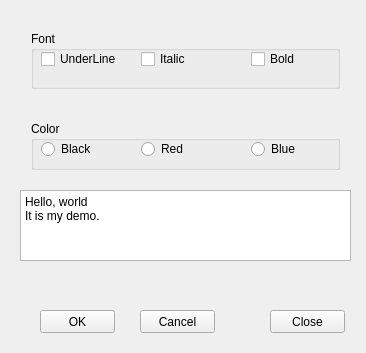
<?xml version="1.0" encoding="UTF-8"?>
<ui version="4.0">
 <class>Widget</class>
 <widget class="QWidget" name="Widget">
  <property name="geometry">
   <rect>
    <x>0</x>
    <y>0</y>
    <width>366</width>
    <height>353</height>
   </rect>
  </property>
  <property name="windowTitle">
   <string>Widget</string>
  </property>
  <widget class="QPushButton" name="btnClose">
   <property name="geometry">
    <rect>
     <x>270</x>
     <y>310</y>
     <width>75</width>
     <height>23</height>
    </rect>
   </property>
   <property name="text">
    <string>Close</string>
   </property>
  </widget>
  <widget class="QWidget" name="horizontalLayoutWidget">
   <property name="geometry">
    <rect>
     <x>20</x>
     <y>20</y>
     <width>331</width>
     <height>80</height>
    </rect>
   </property>
   <layout class="QHBoxLayout" name="horizontalLayout_2">
    <item>
     <widget class="QGroupBox" name="groupBoxFont">
      <property name="title">
       <string>Font</string>
      </property>
      <widget class="QCheckBox" name="checkBoxUnder">
       <property name="geometry">
        <rect>
         <x>10</x>
         <y>20</y>
         <width>81</width>
         <height>16</height>
        </rect>
       </property>
       <property name="text">
        <string>UnderLine</string>
       </property>
      </widget>
      <widget class="QCheckBox" name="checkBoxItalic">
       <property name="geometry">
        <rect>
         <x>110</x>
         <y>20</y>
         <width>71</width>
         <height>16</height>
        </rect>
       </property>
       <property name="text">
        <string>Italic</string>
       </property>
      </widget>
      <widget class="QCheckBox" name="checkBoxBold">
       <property name="geometry">
        <rect>
         <x>220</x>
         <y>20</y>
         <width>71</width>
         <height>16</height>
        </rect>
       </property>
       <property name="text">
        <string>Bold</string>
       </property>
      </widget>
     </widget>
    </item>
   </layout>
  </widget>
  <widget class="QWidget" name="horizontalLayoutWidget_2">
   <property name="geometry">
    <rect>
     <x>20</x>
     <y>110</y>
     <width>331</width>
     <height>71</height>
    </rect>
   </property>
   <layout class="QHBoxLayout" name="horizontalLayout_3">
    <item>
     <widget class="QGroupBox" name="groupBoxColor">
      <property name="title">
       <string>Color</string>
      </property>
      <widget class="QRadioButton" name="radioButtonBlack">
       <property name="geometry">
        <rect>
         <x>10</x>
         <y>20</y>
         <width>89</width>
         <height>16</height>
        </rect>
       </property>
       <property name="text">
        <string>Black</string>
       </property>
      </widget>
      <widget class="QRadioButton" name="radioButtonRed">
       <property name="geometry">
        <rect>
         <x>110</x>
         <y>20</y>
         <width>89</width>
         <height>16</height>
        </rect>
       </property>
       <property name="text">
        <string>Red</string>
       </property>
      </widget>
      <widget class="QRadioButton" name="radioButtonBlue">
       <property name="geometry">
        <rect>
         <x>220</x>
         <y>20</y>
         <width>89</width>
         <height>16</height>
        </rect>
       </property>
       <property name="text">
        <string>Blue</string>
       </property>
      </widget>
     </widget>
    </item>
   </layout>
  </widget>
  <widget class="QPlainTextEdit" name="txtEdit">
   <property name="geometry">
    <rect>
     <x>20</x>
     <y>190</y>
     <width>331</width>
     <height>71</height>
    </rect>
   </property>
   <property name="plainText">
    <string>Hello, world
It is my demo.</string>
   </property>
  </widget>
  <widget class="QPushButton" name="btnOK">
   <property name="geometry">
    <rect>
     <x>40</x>
     <y>310</y>
     <width>75</width>
     <height>23</height>
    </rect>
   </property>
   <property name="text">
    <string>OK</string>
   </property>
  </widget>
  <widget class="QPushButton" name="btnCancel">
   <property name="geometry">
    <rect>
     <x>140</x>
     <y>310</y>
     <width>75</width>
     <height>23</height>
    </rect>
   </property>
   <property name="text">
    <string>Cancel</string>
   </property>
  </widget>
 </widget>
 <layoutdefault spacing="6" margin="11"/>
 <resources/>
 <connections>
  <connection>
   <sender>btnClose</sender>
   <signal>clicked()</signal>
   <receiver>Widget</receiver>
   <slot>close()</slot>
   <hints>
    <hint type="sourcelabel">
     <x>267</x>
     <y>221</y>
    </hint>
    <hint type="destinationlabel">
     <x>199</x>
     <y>149</y>
    </hint>
   </hints>
  </connection>
 </connections>
</ui>
